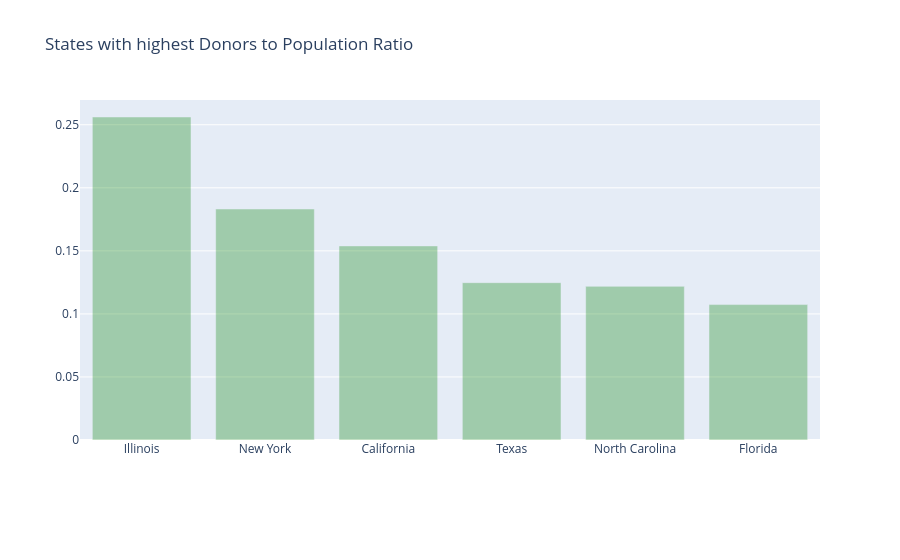

Notebook code for this chart:
### Markdown cell above
### 2.3 Estados con la mayor proporción de donantes por población

### Code cell
census_2013 = {'Mississippi': 2991207, 'Iowa': 3090416, 'Oklahoma': 3850568, 'Delaware': 925749, 'Minnesota': 5420380, 'Alaska': 735132, 'Illinois': 12882135, 'Arkansas': 2959373, 'New Mexico': 2085287, 'Indiana': 6570902, 'Maryland': 5928814, 'Louisiana': 4625470, 'Texas': 26448193, 'Wyoming': 582658, 'Arizona': 6626624, 'Wisconsin': 5742713, 'Michigan': 9895622, 'Kansas': 2893957, 'Utah': 2900872, 'Virginia': 8260405, 'Oregon': 3930065, 'Connecticut': 3596080, 'New York': 19651127, 'California': 38332521, 'Massachusetts': 6692824, 'West Virginia': 1854304, 'South Carolina': 4774839, 'New Hampshire': 1323459, 'Vermont': 626630, 'Georgia': 9992167, 'North Dakota': 723393, 'Pennsylvania': 12773801, 'Florida': 19552860, 'Hawaii': 1404054, 'Kentucky': 4395295, 'Rhode Island': 1051511, 'Nebraska': 1868516, 'Missouri': 6044171, 'Ohio': 11570808, 'Alabama': 4833722, 'South Dakota': 844877, 'Colorado': 5268367, 'Idaho': 1612136, 'New Jersey': 8899339, 'Washington': 6971406, 'North Carolina': 9848060, 'Tennessee': 6495978, 'Montana': 1015165, 'District of Columbia': 646449, 'Nevada': 2790136, 'Maine': 1328302}

donors_from_states = dict(donors_df['Donor State'].value_counts())

don_pop = {}
for state, don in donors_from_states.items():
    if state not in census_2013:
        continue
    don_pop[state]  = float(don)*100000/ census_2013[state]

import operator
don_pop = sorted(don_pop.items(), key=operator.itemgetter(1), reverse = True)
xx = [x[0] for x in (don_pop)]
yy = [x[1] for x in (don_pop)]

trace2 = go.Bar(
    x=xx,
    y=yy,
    name='Donors to Population',
    marker=dict(color='green'),
    opacity=0.3
)

data = [trace2]
layout = go.Layout(
    barmode='group',
    legend=dict(dict(x=-.1, y=1.2)),
    margin=dict(b=120),
    title = 'States with highest Donors to Population Ratio',
)

fig = go.Figure(data=data, layout=layout)
iplot(fig, filename='grouped-bar')

### Figure 1 — Plotly figure (JSON) as saved in the notebook; plotly's stock layout.template omitted (floating-point values rounded to 4 significant figures)
{"data": [{"marker": {"color": "green"}, "name": "Donors to Population", "opacity": 0.3, "type": "bar", "x": ["Illinois", "New York", "California", "Texas", "North Carolina", "Florida"], "y": [0.2562, 0.1832, 0.1539, 0.1248, 0.1219, 0.1074]}], "layout": {"barmode": "group", "legend": {"x": -0.1, "y": 1.2}, "margin": {"b": 120}, "title": {"text": "States with highest Donors to Population Ratio"}}}
